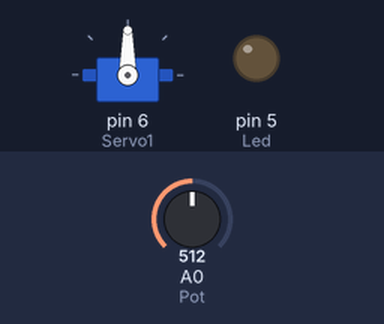
Recording of a sketch running on a simulated Arduino Uno, built with avr-gcc and run on an emulated ATmega328P. Shown: servo, output pins drawn as LEDs (lit = HIGH). The inputs (shaded band) are chosen by the test bench; at power-on: A0 (Pot) = 512.

Above: at 1.2 s.
1.3 s: A0 (Pot) set to 716
At 1.6 s:
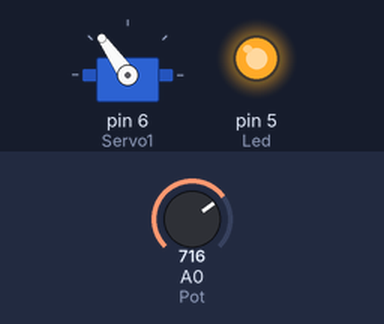
2.8 s: A0 (Pot) set to 900
At 3.8 s:
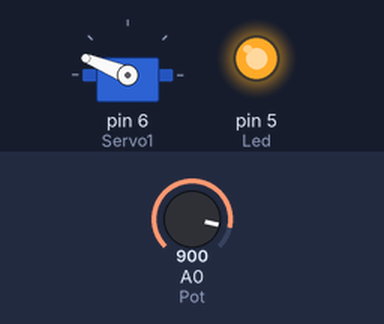
4.3 s: A0 (Pot) set to 1023
At 4.9 s:
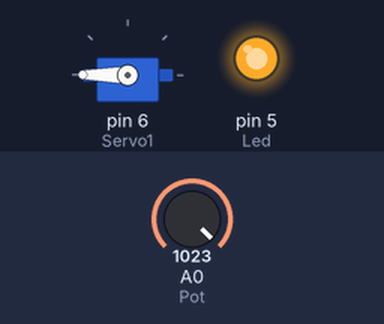
5.8 s: A0 (Pot) set to 306
At 7.0 s:
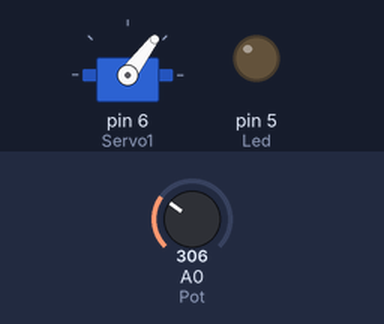
7.3 s: A0 (Pot) set to 122
At 8.2 s:
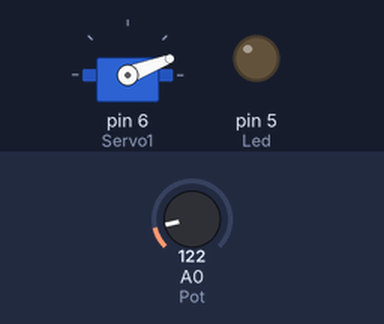
Timing chart, 0 to 9.8 s (numbered marks = the images above; inputs shaded):
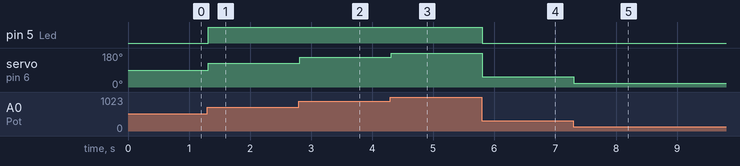

Measured:
- after the input at 1.3 s, pin 5 (Led): LOW → HIGH at once; servo on pin 6 (Servo1): 90° → 125° at once
- after the input at 2.8 s, servo on pin 6 (Servo1): 125° → 158° at once
- after the input at 4.3 s, servo on pin 6 (Servo1): 158° → 180° at once
- after the input at 5.8 s, pin 5 (Led): HIGH → LOW at once; servo on pin 6 (Servo1): 180° → 53° at once
- after the input at 7.3 s, servo on pin 6 (Servo1): 53° → 21° at once

The sketch:

P7-Servo_Q1.ino
```cpp
// Croquis P7-Servo.ino

//----- LIBRAIRIE ADDITIONNELLE -----
#include <Servo.h>  // Librairie pour l'utilisation de servomoteurs

//----- CONSTANTES -----
Servo Servo1;  // création de l'objet Servo1 (notre SERVOMOTEUR)
#define Pot 0  // POTENTIOMETRE sur la ligne analogique 0 (A0)
#define Led 5  // LED sur la ligne E/S 5

//----- VARIABLE -----
int valPot; // Variable du POTENTIOMETRE
int angle; // valPot converti en angle (entre 0° et 180°)

//----- PROCEDURE D'INITIALISATION -----
void setup() {
  Servo1.attach(6);  // Servo1 rattaché à la broche 6
  pinMode(Led, OUTPUT);
}

//----- BOUCLE PRINCIPALE -----
void loop(){
  valPot = analogRead(Pot); // Lecture du POTENTIOMETRE
  angle = map(valPot, 0, 1023, 0, 180); // conversion
  if (angle > 90){
    digitalWrite(Led, HIGH);
  }
  else {
    digitalWrite(Led, LOW);
  }
  Servo1.write(angle); // Activation du SERVOMOTEUR
  delay(20); // Temps nécessaire au mouvement du palonnier
}
```
